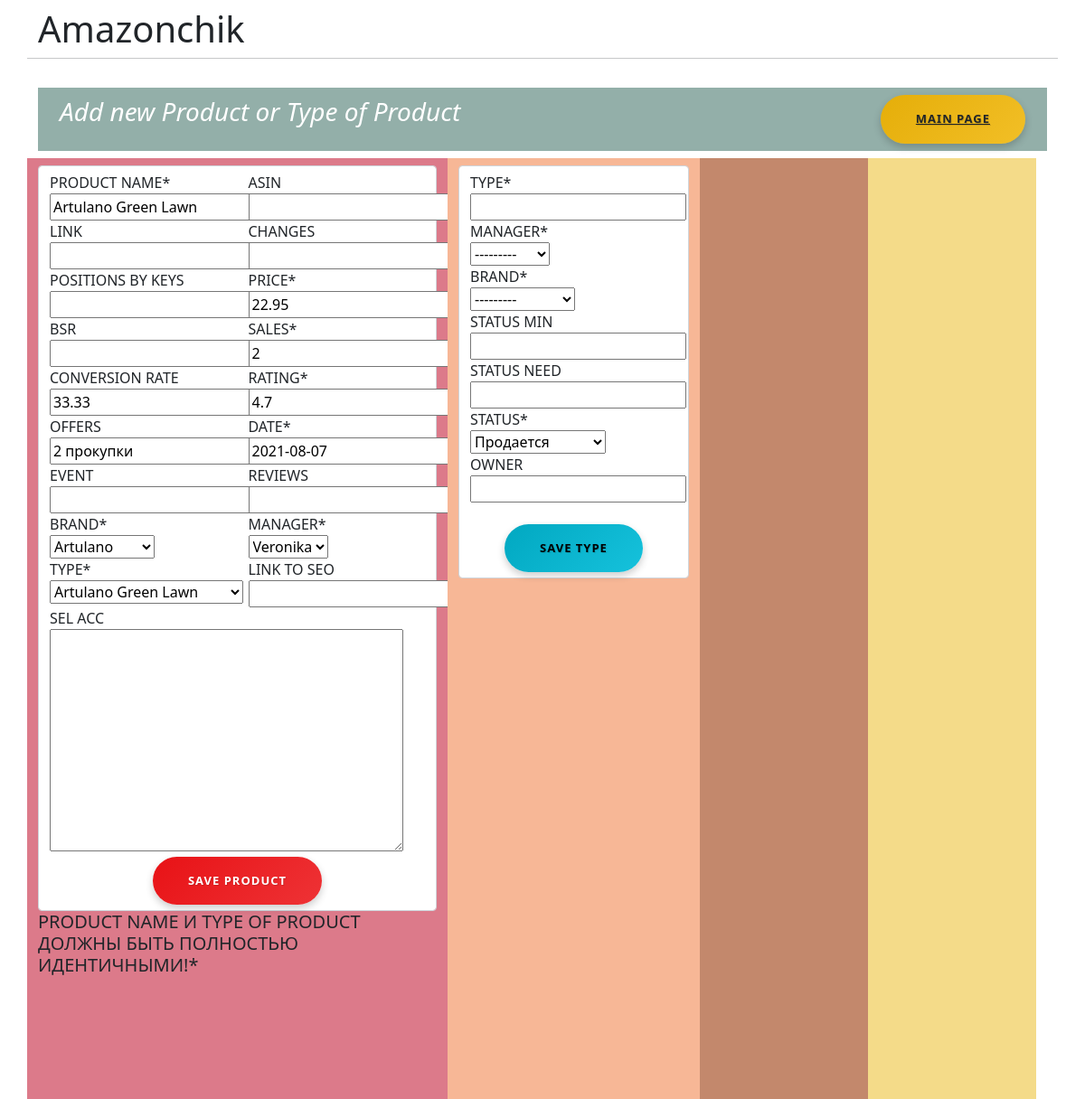
Page /add_new/ on the committed database.
### analiz/models.py (models this page shows, shortened)
class Product(models.Model):
	product_name = models.CharField(max_length=30) #Title
	asin = models.CharField(max_length=15, blank=True, null = True)
	link = models.URLField(blank=True, null = True)
	changes = models.TextField(blank=True, null = True)
	positions_by_keys = models.CharField(max_length=400, blank=True, null = True)
	price = models.DecimalField(max_digits=4, decimal_places=2)
	bsr = models.IntegerField(blank=True, null = True)
	sales = models.IntegerField()
	conversion_rate = models.CharField(max_length=10, null = True, blank = True)
	rating = models.DecimalField(max_digits=2, decimal_places=1)
	offers = models.TextField(blank=True, null = True)
	date = models.DateField() #auto_now=True,
	event = models.TextField(max_length=1000 ,blank=True, null = True)
	reviews = models.IntegerField(blank=True, null = True)
	brand = models.ForeignKey('Brand', on_delete=models.CASCADE)
	manager = models.ForeignKey('Manager', on_delete=models.CASCADE)
	type = models.ForeignKey('TypeOfProduct', on_delete=models.CASCADE)
	link_to_seo = models.URLField(blank=True, null = True)
	sel_acc = models.TextField(blank=True, null = True)
	class Meta:
		ordering = ['date',]

class Brand(models.Model):
	brand = models.CharField(max_length=20, unique=True)
	def __str__(self):
		return self.brand

class TypeOfProduct(models.Model): # конкретно все товары
	type = models.CharField(max_length=30, unique=True)
	manager = models.ForeignKey('Manager', on_delete=models.CASCADE)
	brand = models.ForeignKey('Brand', on_delete=models.CASCADE,)
	status_min = models.IntegerField(blank=True, null = True, default=25)
	status_need = models.IntegerField(blank=True, null = True, default=101)
	ostatki = models.PositiveIntegerField(blank=True, null = True) # удалить
	owner = models.CharField(max_length=40, blank=True, null = True)
	BAN = 'BAN'
	OUT_OF_STOCK = 'OOS'
	SUPRESSION = 'SSS'
	IN_DEV = "InDev"
	IS_S = 'IsS'
	ANOTHER_ISSUE = 'AN_ISS'
	STATUS_CHOICES = [
		(IN_DEV, 'В разработке'),
		(IS_S, 'Продается'),
		(ANOTHER_ISSUE, 'Другая причина'),
		(BAN, 'Бан'),
		(OUT_OF_STOCK, 'Нет на складе'),
		(SUPRESSION, 'Ограничение'),
	]
	status = models.CharField(max_length=20, choices=STATUS_CHOICES, default=IS_S)
	class Meta:
		ordering = ['type',]
	def __str__(self):
		return self.type

### analiz/views.py (the view)
# urls.py: path('add_new/', views.new_page , name = "adding new"),
@csrf_exempt
def new_page(request, *type_of):
	managers = Manager.objects.all()
	type = TypeOfProduct.objects.all().order_by('manager')
	prod = Product.objects.last()
	new_product = AddNewProduct(request.POST or None, instance=prod)
	new_type = AddTypeOfProduct(request.POST or None)
	choose_type = ChooseType(request.POST or None)
	products = ''
	if request.method == 'POST' and new_product.is_valid():
		new_product.save()
	elif request.method == 'POST' and new_type.is_valid():
		new_type.save()
	elif choose_type.is_valid() and request.method == "POST":
		data = choose_type.clean_type()
		prod = Product.objects.filter(type=data).last()
		new_product = AddNewProduct(request.POST or None, instance=prod)
	else:
		new_product = AddNewProduct(request.POST or None, instance=prod)
		new_type = AddTypeOfProduct(request.POST or None)
	context = {'new_product':new_product, 'new_type':new_type, 'choose':choose_type, 'prod':products}
	return render(request, 'New.html', context)

### analiz/forms.py
class AddNewProduct(ModelForm):
	class Meta:
		model = Product
		fields = '__all__'
	positions_by_keys = forms.CharField(max_length=40, required=False)
	changes = forms.CharField(max_length=20, required=False)
	offers = forms.CharField(max_length=20, required=False)
	event = forms.CharField(max_length=20, required=False)

class AddTypeOfProduct(ModelForm):
	class Meta:
		model = TypeOfProduct
		fields = '__all__'
	status_min = forms.IntegerField(required=False)
	status_need = forms.IntegerField(required=False)

### analiz/models.py (called while the page is built)
	def __str__(self):
		return self.username

### analiz/templates/New.html (shortened to what this page needs)
<!doctype html>
{% load crispy_forms_tags %}
{% load static %}
<html lang="en">
  <head>
	<link href="https://cdn.jsdelivr.net/npm/bootstrap@5.0.0-beta3/dist/css/bootstrap.min.css" rel="stylesheet">
	<link rel="stylesheet" href="{% static 'css/dashboard.rtl.css'%}" type="text/css">
	<link rel="stylesheet" href="{% static 'css/buttons.css'%}" type="text/css">
  </head>
  <body>
	<div class="container">
	  <div class="row justify-content-center">
		  <h1 class="mt-2">Amazonchik</h1>
		  <hr class="mt-0 mb-4">
		  {% block detail %}
		  <nav class="navbar navbar-default">
			  <div class="container-fluid" style="background-color: #93afa9 ">
				  <div class="navbar-header">
					<h3><p style="font-style:italic"><font color="white">Add new Product or Type of Product</font></p></h3>
				  </div>
				  <div>
					  <ul class="nav navbar">
						  <button type="button" class="btn btn-warning"><a href="{% url 'manager_page' manager_id=user.id %}" class="link-dark">Main Page</a></button>
					  </ul>
				  </div>
			  </div>
		  </nav>
		  <div class="container-fluid">
			  <div class="row sidebar-heading">
				  <div class="row">
					  <div class="col-xs-2 col-sm-2 col-md-2 col-lg-5 sidebar-sticky" style="background-color: #dc7a8a	">
						<form class='form-control' method="POST" action="" >
							<div class="row">
								<div class="col-6">
								   {{ new_product.product_name|as_crispy_field }}
								   {{ new_product.link|as_crispy_field }}
								   {{ new_product.positions_by_keys|as_crispy_field }}
								   {{ new_product.bsr|as_crispy_field }}
								   {{ new_product.conversion_rate|as_crispy_field }}
								   {{ new_product.offers|as_crispy_field }}
								   {{ new_product.event|as_crispy_field }}
								   {{ new_product.brand|as_crispy_field }}
								   {{ new_product.type|as_crispy_field }}
								</div>
								<div class="col-6">
								   {{ new_product.asin|as_crispy_field }}
								   {{ new_product.changes|as_crispy_field }}
								   {{ new_product.price|as_crispy_field }}
								   {{ new_product.sales|as_crispy_field }}
								   {{ new_product.rating|as_crispy_field }}
								   {{ new_product.date|as_crispy_field }}
								   {{ new_product.reviews|as_crispy_field }}
								   {{ new_product.manager|as_crispy_field }}
								   {{ new_product.link_to_seo|as_crispy_field }}
							</div>
							{{ new_product.sel_acc|as_crispy_field }}
							<div align="center">
								<input type="Submit" name="submit" value="Save Product" class="btn btn-danger"/>
							</div>
						</form>
					  </div>
					  <h5>  Product name и Type of Product должны быть полностью идентичными!* </h5>
					  </div>
					  <div class="col-xs-2 col-sm-2 col-md-2 col-lg-3 sidebar-sticky" style="background-color: #f7b796">
					<form class='form-control' method="POST" action="" >
						 {{ new_type.type|as_crispy_field }}
						 {{ new_type.manager|as_crispy_field }}
						 {{ new_type.brand|as_crispy_field }}
						 {{ new_type.status_min|as_crispy_field }}
						 {{ new_type.status_need|as_crispy_field }}
						 {{ new_type.status|as_crispy_field }}
						 {{ new_type.owner|as_crispy_field }}
					  <br>
					  <div align="center">
						  <input type="Submit" name="submit" value="Save Type" class="btn btn-info"/>
					  </div>
					</form>
					  </div>
					  <div class="col-xs-2 col-sm-2 col-md-2 col-lg-2" style="background-color: #c3886c">
					  </div>
					  <div class="col-xs-2 col-sm-2 col-md-2 col-lg-2" style="background-color: #f4db89">
					  </div>
				  </div>
			  </div>
		  </div>
		{% endblock %}
	  </div>
  </body>
</html>

### analiz/static/css/dashboard.rtl.css (style rules this page uses)
body { font-size: .875rem; }
.sidebar-sticky { position: relative; top: 0; height: calc(100vh - 48px); padding-top: .5rem; overflow-x: hidden; overflow-y: auto; }
.sidebar-heading { font-size: .75rem; text-transform: uppercase; }

### analiz/static/css/buttons.css (style rules this page uses)
.btn { border-radius: 100px; font-size: 13px; font-weight: bold; letter-spacing: 1px; padding: 17px 39px; text-shadow: 1px 1px 1px rgba(0, 0, 0, 0.14); text-transform: uppercase; box-shadow: 0 4px 9px 0 rgba(0, 0, 0, 0.2); }
.btn-danger { background: #e81216; background: -moz-linear-gradient(-45deg, #e81216 0%, #f45355 50%, #f6290c 51%, #ed0e11 71%, #fc1b21 100%); background: -webkit-linear-gradient(-45deg, #e81216 0%,#f45355 50%,#f6290c 51%,#ed0e11 71%,#fc1b21 100%); background: linear-gradient(135deg, #e81216 0%,#f45355 50%,#f6290c 51%,#ed0e11 71%,#fc1b21 100%); filter: progid:DXImageTransform.Microsoft.gradient( startColorstr='#e81216', endColorstr='#fc1b21',GradientType=1 ); background-size: 400% 400%; -webkit-animation: AnimationName 3s ease infinite; -moz-animation: AnimationName 3s ease infinite; animation: AnimationName 3s ease infinite; -webkit-animation: AnimationName 3s ease infinite; -moz-animation: AnimationName 3s ease infinite; animation: AnimationName 3s ease infinite; border: medium none; }
.btn-warning { background: #e5ae09; background: -moz-linear-gradient(-45deg, #e5ae09 0%, #ffd044 50%, #ffc107 51%, #fc9014 71%, #f1890b 100%); background: -webkit-linear-gradient(-45deg, #e5ae09 0%,#ffd044 50%,#ffc107 51%,#fc9014 71%,#f1890b 100%); background: linear-gradient(135deg, #e5ae09 0%,#ffd044 50%,#ffc107 51%,#fc9014 71%,#f1890b 100%); filter: progid:DXImageTransform.Microsoft.gradient( startColorstr='#e5ae09', endColorstr='#f1890b',GradientType=1 ); background-size: 400% 400%; -webkit-animation: AnimationName 3s ease infinite; -moz-animation: AnimationName 3s ease infinite; animation: AnimationName 3s ease infinite; -webkit-animation: AnimationName 3s ease infinite; -moz-animation: AnimationName 3s ease infinite; animation: AnimationName 3s ease infinite; border: medium none; color: #fff !important; }
.btn-info { background: #01a8c1; background: -moz-linear-gradient(-45deg, #01a8c1 0%, #2adbf7 50%, #00b5d1 51%, #0aafc9 71%, #0599b1 100%); background: -webkit-linear-gradient(-45deg, #01a8c1 0%,#2adbf7 50%,#00b5d1 51%,#0aafc9 71%,#0599b1 100%); background: linear-gradient(135deg, #01a8c1 0%,#2adbf7 50%,#00b5d1 51%,#0aafc9 71%,#0599b1 100%); filter: progid:DXImageTransform.Microsoft.gradient( startColorstr='#01a8c1', endColorstr='#0599b1',GradientType=1 ); background-size: 400% 400%; -webkit-animation: AnimationName 3s ease infinite; -moz-animation: AnimationName 3s ease infinite; animation: AnimationName 3s ease infinite; -webkit-animation: AnimationName 3s ease infinite; -moz-animation: AnimationName 3s ease infinite; animation: AnimationName 3s ease infinite; border: medium none; }

### rows in the picture
Product: product_name "Artulano Green Lawn", conversion_rate "33.33", offers "2 прокупки", price "22.95", sales "2", rating "4.7", date "2021-08-07", manager "Veronika"
Brand: brand "Artulano", brand "---------"
TypeOfProduct: type "Artulano Green Lawn"
